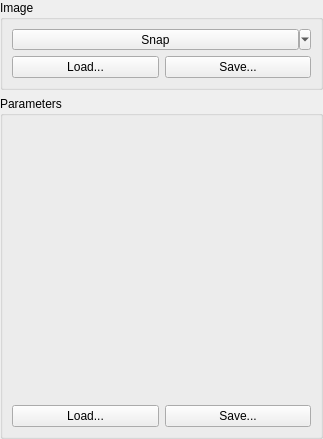
<?xml version="1.0" encoding="UTF-8"?>
<ui version="4.0">
 <class>CSnapImageParamsEditorComp</class>
 <widget class="QWidget" name="CSnapImageParamsEditorComp">
  <property name="geometry">
   <rect>
    <x>0</x>
    <y>0</y>
    <width>323</width>
    <height>439</height>
   </rect>
  </property>
  <property name="sizePolicy">
   <sizepolicy hsizetype="Preferred" vsizetype="MinimumExpanding">
    <horstretch>0</horstretch>
    <verstretch>0</verstretch>
   </sizepolicy>
  </property>
  <layout class="QVBoxLayout">
   <property name="leftMargin">
    <number>0</number>
   </property>
   <property name="topMargin">
    <number>0</number>
   </property>
   <property name="rightMargin">
    <number>0</number>
   </property>
   <property name="bottomMargin">
    <number>0</number>
   </property>
   <item>
    <widget class="QFrame" name="frame">
     <property name="sizePolicy">
      <sizepolicy hsizetype="Preferred" vsizetype="Preferred">
       <horstretch>1</horstretch>
       <verstretch>0</verstretch>
      </sizepolicy>
     </property>
     <property name="frameShape">
      <enum>QFrame::NoFrame</enum>
     </property>
     <property name="frameShadow">
      <enum>QFrame::Raised</enum>
     </property>
     <layout class="QVBoxLayout">
      <property name="spacing">
       <number>6</number>
      </property>
      <property name="leftMargin">
       <number>0</number>
      </property>
      <property name="topMargin">
       <number>0</number>
      </property>
      <property name="rightMargin">
       <number>0</number>
      </property>
      <property name="bottomMargin">
       <number>0</number>
      </property>
      <item>
       <widget class="QGroupBox" name="SnapFrame">
        <property name="sizePolicy">
         <sizepolicy hsizetype="Preferred" vsizetype="Maximum">
          <horstretch>0</horstretch>
          <verstretch>0</verstretch>
         </sizepolicy>
        </property>
        <property name="title">
         <string>Image</string>
        </property>
        <layout class="QGridLayout" name="gridLayout">
         <property name="leftMargin">
          <number>9</number>
         </property>
         <property name="topMargin">
          <number>9</number>
         </property>
         <property name="rightMargin">
          <number>9</number>
         </property>
         <property name="bottomMargin">
          <number>9</number>
         </property>
         <item row="1" column="2">
          <widget class="QPushButton" name="SaveImageButton">
           <property name="sizePolicy">
            <sizepolicy hsizetype="Preferred" vsizetype="Fixed">
             <horstretch>0</horstretch>
             <verstretch>0</verstretch>
            </sizepolicy>
           </property>
           <property name="text">
            <string>Save...</string>
           </property>
           <property name="icon">
            <iconset resource="../../../Acf/Include/iqtgui/iqtgui.qrc">
             <normaloff>:/Icons/Save</normaloff>:/Icons/Save</iconset>
           </property>
          </widget>
         </item>
         <item row="1" column="1">
          <widget class="QPushButton" name="LoadImageButton">
           <property name="sizePolicy">
            <sizepolicy hsizetype="Preferred" vsizetype="Fixed">
             <horstretch>0</horstretch>
             <verstretch>0</verstretch>
            </sizepolicy>
           </property>
           <property name="text">
            <string>Load...</string>
           </property>
           <property name="icon">
            <iconset resource="../../../Acf/Include/iqtgui/iqtgui.qrc">
             <normaloff>:/Icons/Open</normaloff>:/Icons/Open</iconset>
           </property>
          </widget>
         </item>
         <item row="0" column="1" colspan="2">
          <widget class="QToolButton" name="SnapImageButton">
           <property name="sizePolicy">
            <sizepolicy hsizetype="Minimum" vsizetype="Preferred">
             <horstretch>0</horstretch>
             <verstretch>0</verstretch>
            </sizepolicy>
           </property>
           <property name="text">
            <string>Snap</string>
           </property>
           <property name="icon">
            <iconset resource="../../../Acf/Include/iqtgui/iqtgui.qrc">
             <normaloff>:/Icons/Play</normaloff>:/Icons/Play</iconset>
           </property>
           <property name="iconSize">
            <size>
             <width>32</width>
             <height>32</height>
            </size>
           </property>
           <property name="popupMode">
            <enum>QToolButton::MenuButtonPopup</enum>
           </property>
           <property name="toolButtonStyle">
            <enum>Qt::ToolButtonTextBesideIcon</enum>
           </property>
          </widget>
         </item>
        </layout>
       </widget>
      </item>
      <item>
       <widget class="QGroupBox" name="ParamsGB">
        <property name="title">
         <string>Parameters</string>
        </property>
        <layout class="QVBoxLayout" name="verticalLayout">
         <item>
          <widget class="QFrame" name="ParamsFrame">
           <property name="sizePolicy">
            <sizepolicy hsizetype="Preferred" vsizetype="MinimumExpanding">
             <horstretch>0</horstretch>
             <verstretch>0</verstretch>
            </sizepolicy>
           </property>
           <property name="frameShape">
            <enum>QFrame::NoFrame</enum>
           </property>
           <property name="frameShadow">
            <enum>QFrame::Raised</enum>
           </property>
           <layout class="QVBoxLayout">
            <property name="spacing">
             <number>6</number>
            </property>
            <property name="leftMargin">
             <number>0</number>
            </property>
            <property name="topMargin">
             <number>0</number>
            </property>
            <property name="rightMargin">
             <number>0</number>
            </property>
            <property name="bottomMargin">
             <number>0</number>
            </property>
           </layout>
          </widget>
         </item>
         <item>
          <layout class="QHBoxLayout" name="horizontalLayout_2">
           <item>
            <widget class="QPushButton" name="LoadParamsButton">
             <property name="sizePolicy">
              <sizepolicy hsizetype="Preferred" vsizetype="Fixed">
               <horstretch>0</horstretch>
               <verstretch>0</verstretch>
              </sizepolicy>
             </property>
             <property name="text">
              <string>Load...</string>
             </property>
            </widget>
           </item>
           <item>
            <widget class="QPushButton" name="SaveParamsButton">
             <property name="sizePolicy">
              <sizepolicy hsizetype="Preferred" vsizetype="Fixed">
               <horstretch>0</horstretch>
               <verstretch>0</verstretch>
              </sizepolicy>
             </property>
             <property name="text">
              <string>Save...</string>
             </property>
            </widget>
           </item>
          </layout>
         </item>
        </layout>
       </widget>
      </item>
     </layout>
    </widget>
   </item>
  </layout>
 </widget>
 <tabstops>
  <tabstop>SnapImageButton</tabstop>
  <tabstop>LoadImageButton</tabstop>
  <tabstop>SaveImageButton</tabstop>
  <tabstop>LoadParamsButton</tabstop>
  <tabstop>SaveParamsButton</tabstop>
 </tabstops>
 <resources>
  <include location="../../../Acf/Include/iqtgui/iqtgui.qrc"/>
 </resources>
 <connections/>
</ui>
